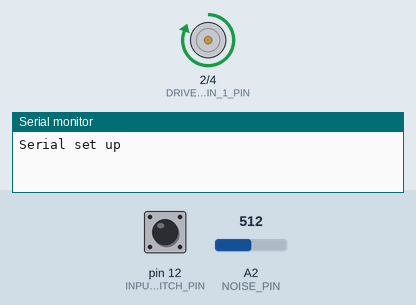
Simulated run of this sketch. Board: Arduino Uno, built with avr-gcc and run on an emulated ATmega328P. On the bench: motor-driver pin pairs drawn as motors (green arrow = first pin HIGH = forward, orange = second pin HIGH = backward, longer = more drive), the last lines printed to the serial monitor. Inputs (shaded band) come from the test bench; at power-on: pin 12 (INPUT_SWITCH_PIN) HIGH, A2 (NOISE_PIN) = 512. Random numbers use the default seed unless the sketch sets one.

Above: at 1.3 s.
1.4 s: pin 12 (INPUT_SWITCH_PIN) pulled LOW for 0.15 s
At 1.46 s:
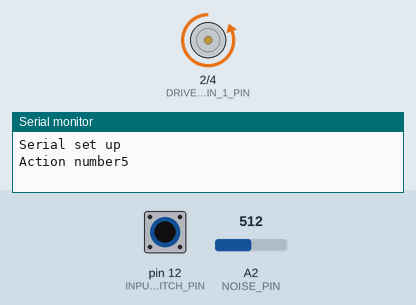
At 5.0 s:
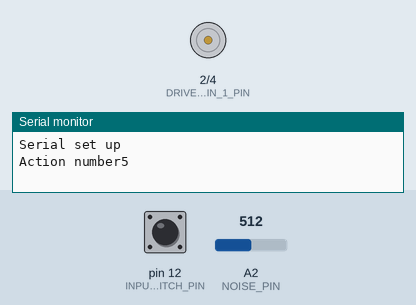
Timing chart, 0 to 6.6 s (numbered marks = the images above; inputs shaded):
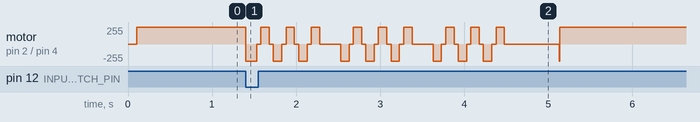

The sketch:

useless-box.ino
```cpp
// Following the paper Final: Lab 2B Circuit with Battery Power

// Outputs to control the motor through the inverter
#define DRIVER_IN_1_PIN 2 //blue
#define DRIVER_IN_2_PIN 4 //yellow
    // Separated the pins by 2 so that in case there is bridging it doesn't break things from shorting

// Inputs (pull-up)
#define INPUT_SWITCH_PIN 12 //black, DPDT

#define NOISE_PIN A2 //for seeding

bool personPressedInput=false;

void setup() {
    Serial.begin(9600);
    Serial.println("Serial set up");

    pinMode(DRIVER_IN_1_PIN, OUTPUT);
    pinMode(DRIVER_IN_2_PIN, OUTPUT);

    pinMode(INPUT_SWITCH_PIN, INPUT_PULLUP);

    // Make it very random (since only 1 number from the sequence is used since it is turned off after each turn)
    unsigned long seed=analogRead(NOISE_PIN)+micros();
    // Spend first 0.1 seconds making sure truly random
    for (byte i=0; i<33; i++) { //from ChatGPT for more randomization
        auto noise=analogRead(NOISE_PIN) << i;
        // Serial.println(noise);
        seed^=noise;
        delay(3);
    }
    // Serial.print("Final seed: ");
    // Serial.println(seed);
    randomSeed(seed); //from documentation
}

int actionNumberCounter=0;

void loop() {
    updatePersonPressedInput();

    // Debug information:
    // Serial.print("Person pressed input: ");
    // Serial.println(personPressedInput);


    if (personPressedInput) { //FORWARD, finite state machine state where the motor moves forward
        // hesitantAtLastMinute();
        // int actionNumber=actionNumberCounter;
        // actionNumberCounter=(actionNumberCounter+1)%4;
        int actionNumber=random(10); //0–9 (some cases are more likely than others)
        Serial.print("Action number");
        Serial.println(actionNumber);
        switch (actionNumber) {
            case 0:
                indecisive();
                break;
            case 1:
                hesitantAtLastMinute();
                break;
            case 2:
                stopsMidway();
                break;
            case 3:
            case 4:
                crazy();
                break;
            case 5:
            case 6:
                crazy2();
                break;
            case 7:
            case 8:
            case 9:
            default:
                normal();
                break;
        }
    } else { //REVERSE, finite state machine state where the motor moves backward to go back to its base. The power management system will automatically turn off the machine when it gets back to the base so no need for there to be a third state in the code
        moveMotorInReverse();
    }
}

// Utility
void updatePersonPressedInput() {
    personPressedInput=digitalRead(INPUT_SWITCH_PIN)==LOW; //whether the person pressed the switch and the robot hasn't had time to press it yet (toward the "B" side of the board)
    //when ==LOW, the switch is closed such that the pin is pulled down to GND. This is when the person pushed it forward
    //when ==HIGH, the switch is open (default PULLUP means it is HIGH), so the switch has been hit and the robot can go in reverse back to its base
}

void moveForwardUntilDone() {
    moveMotorForward();
    while (personPressedInput) {
        updatePersonPressedInput();
        delay(10);
    }
}


// Basic motor operations
void moveMotorForward() {
    digitalWrite(DRIVER_IN_1_PIN, LOW);
    digitalWrite(DRIVER_IN_2_PIN, HIGH);
}

void moveMotorInReverse() {
    digitalWrite(DRIVER_IN_1_PIN, HIGH);
    digitalWrite(DRIVER_IN_2_PIN, LOW);
}

void stopMotor() {
    digitalWrite(DRIVER_IN_1_PIN, LOW);
    digitalWrite(DRIVER_IN_2_PIN, LOW);
}


// Turn OFF Switch Modes
// 280 ms is needed to turn off the motor
void normal() {
    moveForwardUntilDone();
}

void indecisive() {
    moveMotorForward();
    delay(170);
    stopMotor();
    delay(20);
    moveMotorInReverse();
    delay(130);
    stopMotor();
    delay(800); //wait in suspense
    moveForwardUntilDone();
}

void hesitantAtLastMinute() {
    moveMotorForward();
    delay(180);
    stopMotor();
    delay(1000);
    moveForwardUntilDone();
}

void stopsMidway() {
    moveMotorForward();
    delay(140);
    stopMotor();
    delay(1000);
    moveForwardUntilDone();
}

void crazy() {
    moveMotorForward();
    delay(30);

    for (int i=0; i<5; i++) {
        moveMotorForward();
        delay(100);
        moveMotorInReverse();
        delay(100);
    }
    moveForwardUntilDone();
}

void crazy2() {
    moveMotorForward();
    delay(30);

    for (int i=0; i<3; i++) {
        for (int j=0; j<3; j++) {
            moveMotorForward();
            delay(100);
            stopMotor();
            delay(50);
            moveMotorInReverse();
            delay(100);
            stopMotor();
            delay(50);
        }
        stopMotor();
        delay(200);
    }
    delay(400);

    moveForwardUntilDone();
}
```
